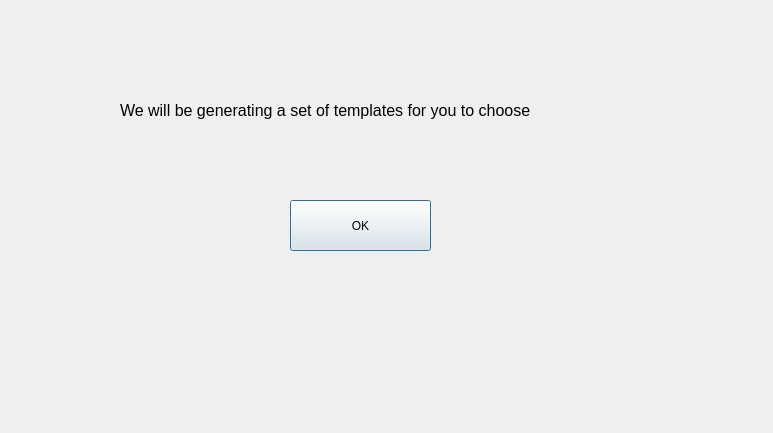
<?xml version="1.0" encoding="UTF-8"?>
<ui version="4.0">
 <class>simDialog</class>
 <widget class="QDialog" name="simDialog">
  <property name="geometry">
   <rect>
    <x>0</x>
    <y>0</y>
    <width>773</width>
    <height>433</height>
   </rect>
  </property>
  <property name="windowTitle">
   <string>Dialog</string>
  </property>
  <widget class="QLabel" name="label">
   <property name="geometry">
    <rect>
     <x>120</x>
     <y>70</y>
     <width>561</width>
     <height>81</height>
    </rect>
   </property>
   <property name="font">
    <font>
     <pointsize>12</pointsize>
    </font>
   </property>
   <property name="text">
    <string>We will be generating a set of templates for you to choose</string>
   </property>
  </widget>
  <widget class="QPushButton" name="pushButton">
   <property name="geometry">
    <rect>
     <x>290</x>
     <y>200</y>
     <width>141</width>
     <height>51</height>
    </rect>
   </property>
   <property name="text">
    <string>OK</string>
   </property>
  </widget>
 </widget>
 <resources/>
 <connections/>
</ui>
